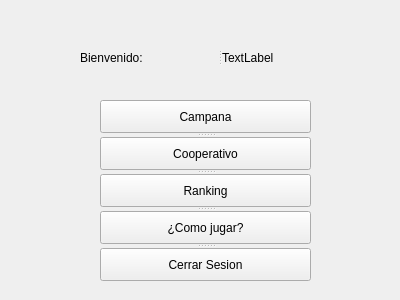
<?xml version="1.0" encoding="UTF-8"?>
<ui version="4.0">
 <class>VentanaPrincipalUsuario</class>
 <widget class="QWidget" name="VentanaPrincipalUsuario">
  <property name="geometry">
   <rect>
    <x>0</x>
    <y>0</y>
    <width>400</width>
    <height>300</height>
   </rect>
  </property>
  <property name="windowTitle">
   <string>Form</string>
  </property>
  <widget class="QSplitter" name="splitter">
   <property name="geometry">
    <rect>
     <x>80</x>
     <y>50</y>
     <width>251</width>
     <height>16</height>
    </rect>
   </property>
   <property name="orientation">
    <enum>Qt::Horizontal</enum>
   </property>
   <widget class="QLabel" name="label">
    <property name="text">
     <string>Bienvenido: </string>
    </property>
   </widget>
   <widget class="QLabel" name="NombreUsuario">
    <property name="text">
     <string>TextLabel</string>
    </property>
   </widget>
  </widget>
  <widget class="QSplitter" name="splitter_2">
   <property name="geometry">
    <rect>
     <x>100</x>
     <y>100</y>
     <width>211</width>
     <height>181</height>
    </rect>
   </property>
   <property name="orientation">
    <enum>Qt::Vertical</enum>
   </property>
   <widget class="QPushButton" name="Campana">
    <property name="text">
     <string>Campana</string>
    </property>
   </widget>
   <widget class="QPushButton" name="Cooperativo">
    <property name="text">
     <string>Cooperativo</string>
    </property>
   </widget>
   <widget class="QPushButton" name="Ranking">
    <property name="text">
     <string>Ranking</string>
    </property>
   </widget>
   <widget class="QPushButton" name="comojugar">
    <property name="text">
     <string>¿Como jugar?</string>
    </property>
   </widget>
   <widget class="QPushButton" name="CerrarSesion">
    <property name="text">
     <string>Cerrar Sesion</string>
    </property>
   </widget>
  </widget>
 </widget>
 <resources/>
 <connections/>
</ui>
